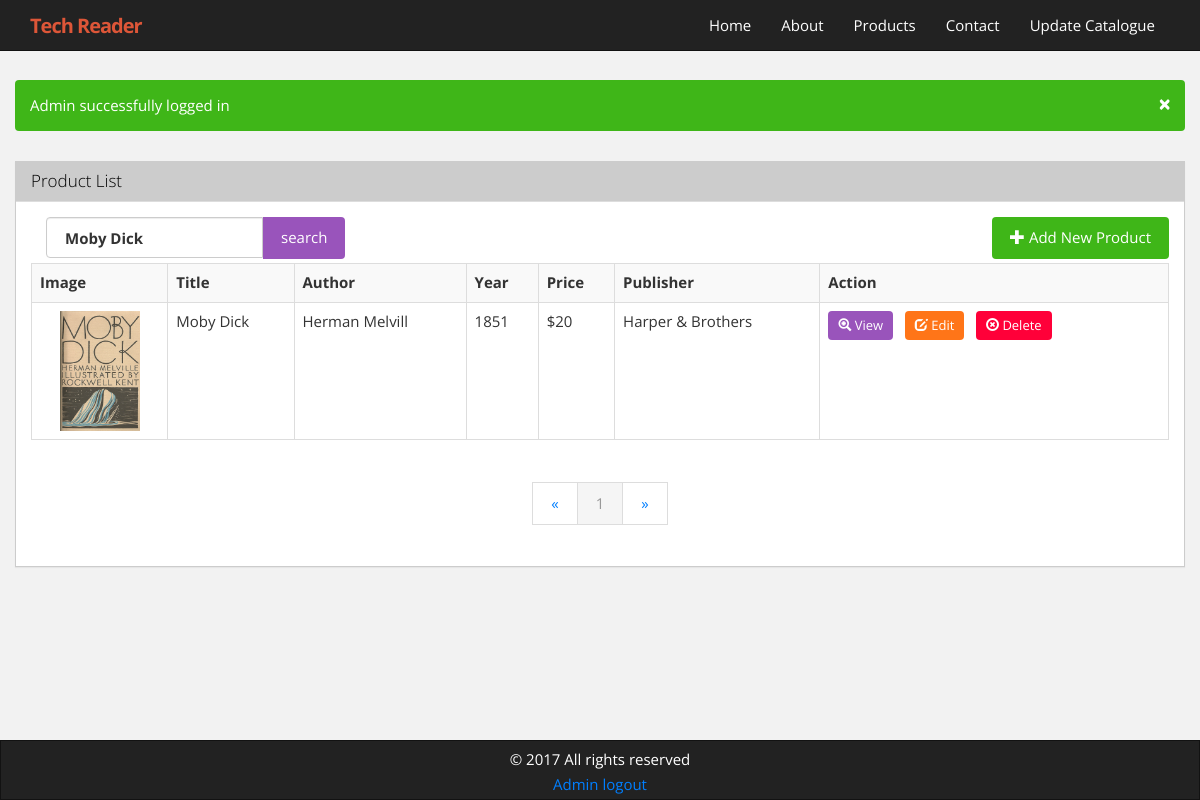
/adminCatalogue.php?keyword=Moby Dick (signed in), run on the app's committed database.
### tables this page shows
CREATE TABLE IF NOT EXISTS `products` (
  `productID` int(11) NOT NULL AUTO_INCREMENT,
  `productCode` varchar(255) NOT NULL,
  `author` varchar(255) NOT NULL,
  `title` varchar(255) NOT NULL,
  `year` varchar(4) NOT NULL,
  `publisher` varchar(255) NOT NULL,
  `productDesc` varchar(255) NOT NULL,
  `price` varchar(20) NOT NULL,
  `imagePath` varchar(1024) NOT NULL,
  PRIMARY KEY (`productID`)
);

### include/config.php (called while the page is built, shortened)
<?php
if ($_SESSION["errorType"] != "" && $_SESSION["errorMsg"] != "") {
    $ERROR_TYPE            = $_SESSION["errorType"];
    $ERROR_MSG             = $_SESSION["errorMsg"];
}
?>

### adminCatalogue.php (the view, shortened to what this page needs)
<?php
require_once 'include/config.php';
include 'include/header.php';
if (!(isset($_GET['pagenum']))) {
    $pagenum = 1;
} else {
    $pagenum = $_GET['pagenum'];
}
$page_limit = ($_GET["show"] <> "" && is_numeric($_GET["show"])) ? $_GET["show"] : 10;
try {
    $keyword = trim($_GET["keyword"]);
    if ($keyword <> "") {
        $sql  = "SELECT * FROM products WHERE 1 AND " . " (title LIKE :keyword) ORDER BY title ";
        $stmt = $DB->prepare($sql);
        $stmt->bindValue(":keyword", $keyword . "%");
    } else {
        $sql  = "SELECT * FROM products WHERE 1 ORDER BY title ";
        $stmt = $DB->prepare($sql);
    }
    $stmt->execute();
    $total_count = count($stmt->fetchAll());
    $last        = ceil($total_count / $page_limit);
    $lower_limit = ($pagenum - 1) * $page_limit;
    $lower_limit = ($lower_limit < 0) ? 0 : $lower_limit;
    $sql2        = $sql . " limit " . ($lower_limit) . " , " . ($page_limit) . " ";
    $stmt        = $DB->prepare($sql2);
    if ($keyword <> "") {
        $stmt->bindValue(":keyword", $keyword . "%");
    }
    $stmt->execute();
    $results = $stmt->fetchAll();
}
catch (Exception $ex) {
    echo $ex->getMessage();
}
?>
    <div class="container">
    <div class="row" style="margin-top: 30px";>
      <?php if ($ERROR_MSG <> "") { ?>
      <div class="rounded alert alert-dismissable alert-<?php echo $ERROR_TYPE ?>">
        <button data-dismiss="alert" class="close" type="button">×</button>
        <p>
          <?php echo $ERROR_MSG; ?>
        </p>
      </div>
      <?php } ?>
      <div class="panel panel-default" style="margin-top: 30px";>
        <div class="panel-heading">
          <h3 class="panel-title" >Product List</h3>
        </div>
        <div class="panel-body">
          <div class="col-lg-12" style="padding-left: 0; padding-right: 0;">
            <form action="adminCatalogue.php" method="get">
              <div class="col-lg-6 pull-left" style="padding-left: 0;">
                <span class="pull-left" id="search-bar">
                    <label class="col-lg-12 control-label" for="keyword" style="padding-right: 0;">
                        <input type="text" value="<?php echo $_GET["keyword"]; ?>" placeholder="search by title" id="search" class="form-control" name="keyword">
                    </label>
                </span>
                <button class="btn btn-info" id="search-button" style="border-top-right-radius: 4px; border-bottom-right-radius: 4px;">search</button>
              </div>
            </form>
            <div class="pull-right"><a href="getProdDet.php" id="addcontact"><button class="btn btn-success rounded"><span class="glyphicon glyphicon-plus"></span> Add New Product</button></a></div>
          </div>
          <div class="clearfix"></div>
          <?php if (count($results) > 0) { ?>
          <div class="table-responsive">
            <table class="table table-striped table-hover table-bordered ">
              <tbody>
                <tr>
                  <th>Image</th>
                  <th>Title</th>
                  <th>Author</th>
                  <th class="hidden-xs hidden-sm">Year</th>
                  <th class="hidden-xs hidden-sm">Price</th>
                  <th>Publisher</th>
                  <th>Action </th>
                </tr>
                <?php foreach ($results as $res) { ?>
                <tr>
                  <td style="text-align: center;">
                    <?php $pic = ($res["imagePath"] <> "" ) ? $res["imagePath"] : "no_avatar.png" ?>
                    <a href="product_pics/<?php echo $pic ?>" target="_blank" ><img src="product_pics/<?php echo $pic ?>" alt="" class="btn-circle"></a>
                  </td>
                  <td>
                    <?php echo $res["title"]; ?>
                  </td>
                  <td>
                    <?php echo $res["author"]; ?>
                  </td>
                  <td class="hidden-xs hidden-sm">
                    <?php echo $res["year"]; ?>
                  </td>
                  <td class="hidden-xs hidden-sm">
                    <?php echo "$" . $res["price"]; ?>
                  </td>
                  <td class="hidden-xs hidden-sm">
                    <?php echo $res["publisher"]; ?>
                  </td>
                  <td>
                    <a href="view.php?cid=<?php echo $res["productID"]; ?>">
                       <button class="btn btn-sm btn-info rounded">
                            <span class="glyphicon glyphicon-zoom-in" title="View"></span>
                            <span class="hidden-xs hidden-sm"> View</span>
                        </button>
                    </a>&nbsp;
                    <a href="getProdDet.php?m=update&cid=<?php echo $res["productID"]; ?>&pagenum=<?php echo $_GET["pagenum"]; ?>">
                        <button class="btn btn-sm btn-warning rounded">
                            <span class="glyphicon glyphicon-edit" title="Edit"></span>
                            <span class="hidden-xs hidden-sm"> Edit</span>
                        </button>
                    </a>&nbsp;
                    <a href="php_scripts/processProd.php?mode=delete&cid=<?php echo $res["productID"]; ?>&keyword=<?php echo $_GET["keyword"]; ?>&pagenum=<?php echo $_GET["pagenum"]; ?>" onclick="return confirm('Are you sure?')">
                        <button class="btn btn-sm btn-danger rounded">
                            <span class="glyphicon glyphicon-remove-circle" title="Delete"></span>
                            <span class="hidden-xs hidden-sm"> Delete</span>
                        </button>
                    </a>&nbsp;
                  </td>
                </tr>
                <?php } ?>
              </tbody>
            </table>
          </div>
          <div class="text-center">
              <div class="col-lg-12 center">
                <ul class="pagination">
                    <li>
                      <a href="adminCatalogue.php?pagenum=<?php echo $i; ?>&keyword=<?php echo $_GET["keyword"]; ?>" aria-label="Previous">
                        <span aria-hidden="true">&laquo;</span>
                      </a>
                    </li>
                    <?php
                    for ($i = 1; $i <= $last; $i++) {
                        if ($i == $pagenum) {
                    ?>
                    <li class="active">
                      <a href="javascript:void(0);">
                        <?php echo $i ?>
                      </a>
                    </li>
                    <?php
                        }
                    }
                    ?>
                    <li>
                      <a href="adminCatalogue.php?pagenum=<?php echo $i; ?>&keyword=<?php echo $_GET["keyword"]; ?>" aria-label="Next">
                        <span aria-hidden="true">&raquo;</span>
                      </a>
                    </li>
                </ul>
              </div>
            </div>
            <?php } else { ?>
            <div class="well well-lg">No contacts found.</div>
            <?php } ?>
        </div>
      </div>
    </div>
</div>
<?php
include 'include/footer.php';
?>

### style/style.css (style rules this page uses)
html,body { margin:0; height: 100%; }
body { padding-top: 50px; background: #f2f2f2; }
.form-control { border-radius: 4px; }
#search { height: 41px; border-radius: 4px 0px 0px 4px; }
.btn-circle { width: 80px; height: 120px; text-align: center; }
.rounded { border-radius: 4px; }
.panel-default { border-color: #ccc; }
.panel-default>.panel-heading { color: black; background-color: #ccc; border-color: #dddddd; }

### data on the page
products: imagePath (picture), title "Moby Dick", author "Herman Melvill", year "1851", price "20", publisher "Harper & Brothers"

### other printed values
$ERROR_MSG "Admin successfully logged in"
